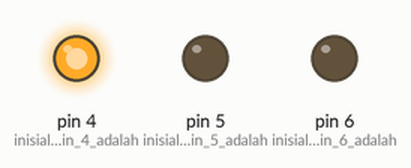
Simulated run of this sketch. Board: Arduino Uno, built with avr-gcc and run on an emulated ATmega328P. Parts: output pins drawn as LEDs (lit = HIGH).

Above: at 0.02 s.
At 0.72 s:
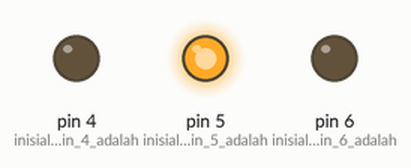
At 1.47 s:
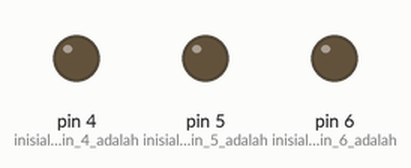
At 2.92 s:
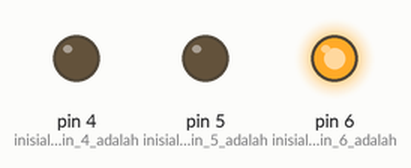
Timing chart, 0 to 3.2 s (numbered marks = the images above):
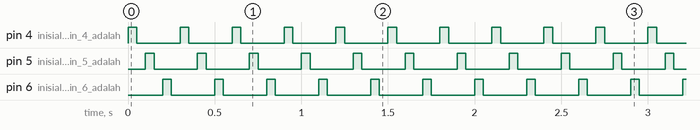

The sketch:

main.ino
```cpp
void setup()
{
  pinMode(4, OUTPUT); // inisialisai pin 4 adalah output
  pinMode(5, OUTPUT); // inisialisai pin 5 adalah output
  pinMode(6, OUTPUT); // inisialisai pin 6 adalah output
}

// HIGH = nyalakan program
// LOW = matikan program

void loop()
{
  digitalWrite(4, HIGH);
  delay(50);
  digitalWrite(4, LOW);
  delay(50);
  digitalWrite(5, HIGH);
  delay(50);
  digitalWrite(5, LOW);
  delay(50);
  digitalWrite(6, HIGH);
  delay(50);
  digitalWrite(6, LOW);
  delay(50);
}
```

Measured:
- by itself, pin 4 (inisialisai_pin_4_adalah), pin 5 (inisialisai_pin_5_adalah), pin 6 (inisialisai_pin_6_adalah): alternates HIGH for 0.05 s and LOW for 0.25 s
